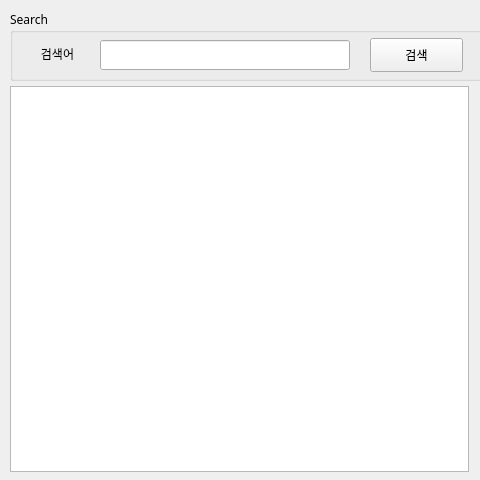
<?xml version="1.0" encoding="UTF-8"?>
<ui version="4.0">
 <class>frmNaverSearch</class>
 <widget class="QWidget" name="frmNaverSearch">
  <property name="geometry">
   <rect>
    <x>0</x>
    <y>0</y>
    <width>480</width>
    <height>480</height>
   </rect>
  </property>
  <property name="sizePolicy">
   <sizepolicy hsizetype="Fixed" vsizetype="Fixed">
    <horstretch>0</horstretch>
    <verstretch>0</verstretch>
   </sizepolicy>
  </property>
  <property name="maximumSize">
   <size>
    <width>480</width>
    <height>480</height>
   </size>
  </property>
  <property name="font">
   <font>
    <family>나눔고딕코딩</family>
   </font>
  </property>
  <property name="windowTitle">
   <string>네이버 뉴스 검색</string>
  </property>
  <widget class="QGroupBox" name="groupBox">
   <property name="geometry">
    <rect>
     <x>10</x>
     <y>10</y>
     <width>581</width>
     <height>71</height>
    </rect>
   </property>
   <property name="title">
    <string>Search</string>
   </property>
   <widget class="QLabel" name="label">
    <property name="geometry">
     <rect>
      <x>10</x>
      <y>31</y>
      <width>75</width>
      <height>26</height>
     </rect>
    </property>
    <property name="text">
     <string>검색어</string>
    </property>
    <property name="alignment">
     <set>Qt::AlignCenter</set>
    </property>
   </widget>
   <widget class="QLineEdit" name="txtSearch">
    <property name="geometry">
     <rect>
      <x>90</x>
      <y>30</y>
      <width>250</width>
      <height>30</height>
     </rect>
    </property>
   </widget>
   <widget class="QPushButton" name="btnSearch">
    <property name="geometry">
     <rect>
      <x>360</x>
      <y>28</y>
      <width>93</width>
      <height>34</height>
     </rect>
    </property>
    <property name="text">
     <string>검색</string>
    </property>
   </widget>
  </widget>
  <widget class="QTableWidget" name="tblResult">
   <property name="geometry">
    <rect>
     <x>10</x>
     <y>86</y>
     <width>459</width>
     <height>386</height>
    </rect>
   </property>
  </widget>
 </widget>
 <resources/>
 <connections/>
</ui>
